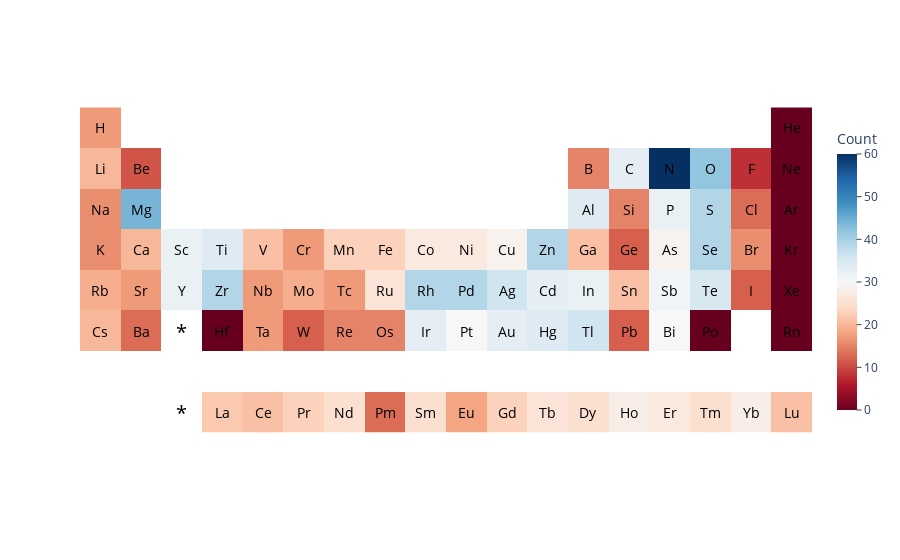

The notebook cell this image was saved under:
### Code cell
fig = px.imshow(T, color_continuous_scale='RdBu' )

fig.update_xaxes(showticklabels=False).update_yaxes(showticklabels=False)
for elt in PERIODIC_TABLE_INFO:
        ELEMENT_INFO = PERIODIC_TABLE_INFO[elt]
        if ELEMENT_INFO['PTC'] == 'Lant':
            j = lanthanides_ordered.index(elt) + 3
            i = 7
        else: 
            i, j = ELEMENT_INFO['idx']
        fig.add_annotation(
            x=j,
            y=i,
            text=elt,
            showarrow=False,
            font_size=14, font_color='black')
        
fig.add_annotation(
    x=2,
    y=7,
    text="*",
    showarrow=False,
    font_size=20, font_color='black')

fig.add_annotation(
    x=2,
    y=5,
    text="*",
    showarrow=False,
    font_size=20, font_color='black')

fig.update_layout({
    "plot_bgcolor": "rgba(0, 0, 0, 0)",
    "paper_bgcolor": "rgba(0, 0, 0, 0)",
})

fig.update_layout(coloraxis_colorbar=dict(
    title="Count",
    thicknessmode="pixels", thickness=20,
    lenmode="pixels", len=300,
    yanchor="middle",
    ticks="outside",
))
fig.show()

### Figure 1 — Plotly figure (JSON) as saved in the notebook; plotly's stock layout.template omitted (floating-point values rounded to 4 significant figures; data arrays with more than 128 entries replaced by an {"elided": "..."} marker saying what was removed)
{"data": [{"coloraxis": "coloraxis", "hovertemplate": "x: %{x}<br>y: %{y}<br>color: %{z}<extra></extra>", "name": "0", "type": "heatmap", "xaxis": "x", "yaxis": "y", "z": {"elided": "8x18 int values"}}], "layout": {"annotations": [{"font": {"color": "black", "size": 14}, "showarrow": false, "text": "Ag", "x": 10, "y": 4}, {"font": {"color": "black", "size": 14}, "showarrow": false, "text": "Al", "x": 12, "y": 2}, {"font": {"color": "black", "size": 14}, "showarrow": false, "text": "Ar", "x": 17, "y": 2}, {"font": {"color": "black", "size": 14}, "showarrow": false, "text": "As", "x": 14, "y": 3}, {"font": {"color": "black", "size": 14}, "showarrow": false, "text": "Au", "x": 10, "y": 5}, {"font": {"color": "black", "size": 14}, "showarrow": false, "text": "B", "x": 12, "y": 1}, {"font": {"color": "black", "size": 14}, "showarrow": false, "text": "Ba", "x": 1, "y": 5}, {"font": {"color": "black", "size": 14}, "showarrow": false, "text": "Be", "x": 1, "y": 1}, {"font": {"color": "black", "size": 14}, "showarrow": false, "text": "Bi", "x": 14, "y": 5}, {"font": {"color": "black", "size": 14}, "showarrow": false, "text": "Br", "x": 16, "y": 3}, {"font": {"color": "black", "size": 14}, "showarrow": false, "text": "C", "x": 13, "y": 1}, {"font": {"color": "black", "size": 14}, "showarrow": false, "text": "Ca", "x": 1, "y": 3}, {"font": {"color": "black", "size": 14}, "showarrow": false, "text": "Cd", "x": 11, "y": 4}, {"font": {"color": "black", "size": 14}, "showarrow": false, "text": "Ce", "x": 4, "y": 7}, {"font": {"color": "black", "size": 14}, "showarrow": false, "text": "Cl", "x": 16, "y": 2}, {"font": {"color": "black", "size": 14}, "showarrow": false, "text": "Co", "x": 8, "y": 3}, {"font": {"color": "black", "size": 14}, "showarrow": false, "text": "Cr", "x": 5, "y": 3}, {"font": {"color": "black", "size": 14}, "showarrow": false, "text": "Cs", "x": 0, "y": 5}, {"font": {"color": "black", "size": 14}, "showarrow": false, "text": "Cu", "x": 10, "y": 3}, {"font": {"color": "black", "size": 14}, "showarrow": false, "text": "Dy", "x": 12, "y": 7}, {"font": {"color": "black", "size": 14}, "showarrow": false, "text": "Er", "x": 14, "y": 7}, {"font": {"color": "black", "size": 14}, "showarrow": false, "text": "Eu", "x": 9, "y": 7}, {"font": {"color": "black", "size": 14}, "showarrow": false, "text": "F", "x": 16, "y": 1}, {"font": {"color": "black", "size": 14}, "showarrow": false, "text": "Fe", "x": 7, "y": 3}, {"font": {"color": "black", "size": 14}, "showarrow": false, "text": "Ga", "x": 12, "y": 3}, {"font": {"color": "black", "size": 14}, "showarrow": false, "text": "Gd", "x": 10, "y": 7}, {"font": {"color": "black", "size": 14}, "showarrow": false, "text": "Ge", "x": 13, "y": 3}, {"font": {"color": "black", "size": 14}, "showarrow": false, "text": "H", "x": 0, "y": 0}, {"font": {"color": "black", "size": 14}, "showarrow": false, "text": "He", "x": 17, "y": 0}, {"font": {"color": "black", "size": 14}, "showarrow": false, "text": "Hf", "x": 3, "y": 5}, {"font": {"color": "black", "size": 14}, "showarrow": false, "text": "Hg", "x": 11, "y": 5}, {"font": {"color": "black", "size": 14}, "showarrow": false, "text": "Ho", "x": 13, "y": 7}, {"font": {"color": "black", "size": 14}, "showarrow": false, "text": "I", "x": 16, "y": 4}, {"font": {"color": "black", "size": 14}, "showarrow": false, "text": "In", "x": 12, "y": 4}, {"font": {"color": "black", "size": 14}, "showarrow": false, "text": "Ir", "x": 8, "y": 5}, {"font": {"color": "black", "size": 14}, "showarrow": false, "text": "K", "x": 0, "y": 3}, {"font": {"color": "black", "size": 14}, "showarrow": false, "text": "Kr", "x": 17, "y": 3}, {"font": {"color": "black", "size": 14}, "showarrow": false, "text": "La", "x": 3, "y": 7}, {"font": {"color": "black", "size": 14}, "showarrow": false, "text": "Li", "x": 0, "y": 1}, {"font": {"color": "black", "size": 14}, "showarrow": false, "text": "Lu", "x": 17, "y": 7}, {"font": {"color": "black", "size": 14}, "showarrow": false, "text": "Mg", "x": 1, "y": 2}, {"font": {"color": "black", "size": 14}, "showarrow": false, "text": "Mn", "x": 6, "y": 3}, {"font": {"color": "black", "size": 14}, "showarrow": false, "text": "Mo", "x": 5, "y": 4}, {"font": {"color": "black", "size": 14}, "showarrow": false, "text": "N", "x": 14, "y": 1}, {"font": {"color": "black", "size": 14}, "showarrow": false, "text": "Na", "x": 0, "y": 2}, {"font": {"color": "black", "size": 14}, "showarrow": false, "text": "Nb", "x": 4, "y": 4}, {"font": {"color": "black", "size": 14}, "showarrow": false, "text": "Nd", "x": 6, "y": 7}, {"font": {"color": "black", "size": 14}, "showarrow": false, "text": "Ne", "x": 17, "y": 1}, {"font": {"color": "black", "size": 14}, "showarrow": false, "text": "Ni", "x": 9, "y": 3}, {"font": {"color": "black", "size": 14}, "showarrow": false, "text": "O", "x": 15, "y": 1}, {"font": {"color": "black", "size": 14}, "showarrow": false, "text": "Os", "x": 7, "y": 5}, {"font": {"color": "black", "size": 14}, "showarrow": false, "text": "P", "x": 14, "y": 2}, {"font": {"color": "black", "size": 14}, "showarrow": false, "text": "Pb", "x": 13, "y": 5}, {"font": {"color": "black", "size": 14}, "showarrow": false, "text": "Pd", "x": 9, "y": 4}, {"font": {"color": "black", "size": 14}, "showarrow": false, "text": "Pm", "x": 7, "y": 7}, {"font": {"color": "black", "size": 14}, "showarrow": false, "text": "Po", "x": 15, "y": 5}, {"font": {"color": "black", "size": 14}, "showarrow": false, "text": "Pr", "x": 5, "y": 7}, {"font": {"color": "black", "size": 14}, "showarrow": false, "text": "Pt", "x": 9, "y": 5}, {"font": {"color": "black", "size": 14}, "showarrow": false, "text": "Rb", "x": 0, "y": 4}, {"font": {"color": "black", "size": 14}, "showarrow": false, "text": "Re", "x": 6, "y": 5}, {"font": {"color": "black", "size": 14}, "showarrow": false, "text": "Rh", "x": 8, "y": 4}, {"font": {"color": "black", "size": 14}, "showarrow": false, "text": "Rn", "x": 17, "y": 5}, {"font": {"color": "black", "size": 14}, "showarrow": false, "text": "Ru", "x": 7, "y": 4}, {"font": {"color": "black", "size": 14}, "showarrow": false, "text": "S", "x": 15, "y": 2}, {"font": {"color": "black", "size": 14}, "showarrow": false, "text": "Sb", "x": 14, "y": 4}, {"font": {"color": "black", "size": 14}, "showarrow": false, "text": "Sc", "x": 2, "y": 3}, {"font": {"color": "black", "size": 14}, "showarrow": false, "text": "Se", "x": 15, "y": 3}, {"font": {"color": "black", "size": 14}, "showarrow": false, "text": "Si", "x": 13, "y": 2}, {"font": {"color": "black", "size": 14}, "showarrow": false, "text": "Sm", "x": 8, "y": 7}, {"font": {"color": "black", "size": 14}, "showarrow": false, "text": "Sn", "x": 13, "y": 4}, {"font": {"color": "black", "size": 14}, "showarrow": false, "text": "Sr", "x": 1, "y": 4}, {"font": {"color": "black", "size": 14}, "showarrow": false, "text": "Ta", "x": 4, "y": 5}, {"font": {"color": "black", "size": 14}, "showarrow": false, "text": "Tb", "x": 11, "y": 7}, {"font": {"color": "black", "size": 14}, "showarrow": false, "text": "Tc", "x": 6, "y": 4}, {"font": {"color": "black", "size": 14}, "showarrow": false, "text": "Te", "x": 15, "y": 4}, {"font": {"color": "black", "size": 14}, "showarrow": false, "text": "Ti", "x": 3, "y": 3}, {"font": {"color": "black", "size": 14}, "showarrow": false, "text": "Tl", "x": 12, "y": 5}, {"font": {"color": "black", "size": 14}, "showarrow": false, "text": "Tm", "x": 15, "y": 7}, {"font": {"color": "black", "size": 14}, "showarrow": false, "text": "V", "x": 4, "y": 3}, {"font": {"color": "black", "size": 14}, "showarrow": false, "text": "W", "x": 5, "y": 5}, {"font": {"color": "black", "size": 14}, "showarrow": false, "text": "Xe", "x": 17, "y": 4}, {"font": {"color": "black", "size": 14}, "showarrow": false, "text": "Y", "x": 2, "y": 4}, {"font": {"color": "black", "size": 14}, "showarrow": false, "text": "Yb", "x": 16, "y": 7}, {"font": {"color": "black", "size": 14}, "showarrow": false, "text": "Zn", "x": 11, "y": 3}, {"font": {"color": "black", "size": 14}, "showarrow": false, "text": "Zr", "x": 3, "y": 4}, {"font": {"color": "black", "size": 20}, "showarrow": false, "text": "*", "x": 2, "y": 7}, {"font": {"color": "black", "size": 20}, "showarrow": false, "text": "*", "x": 2, "y": 5}], "coloraxis": {"colorbar": {"len": 300, "lenmode": "pixels", "thickness": 20, "thicknessmode": "pixels", "ticks": "outside", "title": {"text": "Count"}, "yanchor": "middle"}, "colorscale": [[0, "rgb(103,0,31)"], [0.1, "rgb(178,24,43)"], [0.2, "rgb(214,96,77)"], [0.3, "rgb(244,165,130)"], [0.4, "rgb(253,219,199)"], [0.5, "rgb(247,247,247)"], [0.6, "rgb(209,229,240)"], [0.7, "rgb(146,197,222)"], [0.8, "rgb(67,147,195)"], [0.9, "rgb(33,102,172)"], [1, "rgb(5,48,97)"]]}, "margin": {"t": 60}, "paper_bgcolor": "rgba(0, 0, 0, 0)", "plot_bgcolor": "rgba(0, 0, 0, 0)", "xaxis": {"anchor": "y", "constrain": "domain", "domain": [0, 1], "scaleanchor": "y", "showticklabels": false}, "yaxis": {"anchor": "x", "autorange": "reversed", "constrain": "domain", "domain": [0, 1], "showticklabels": false}}}
